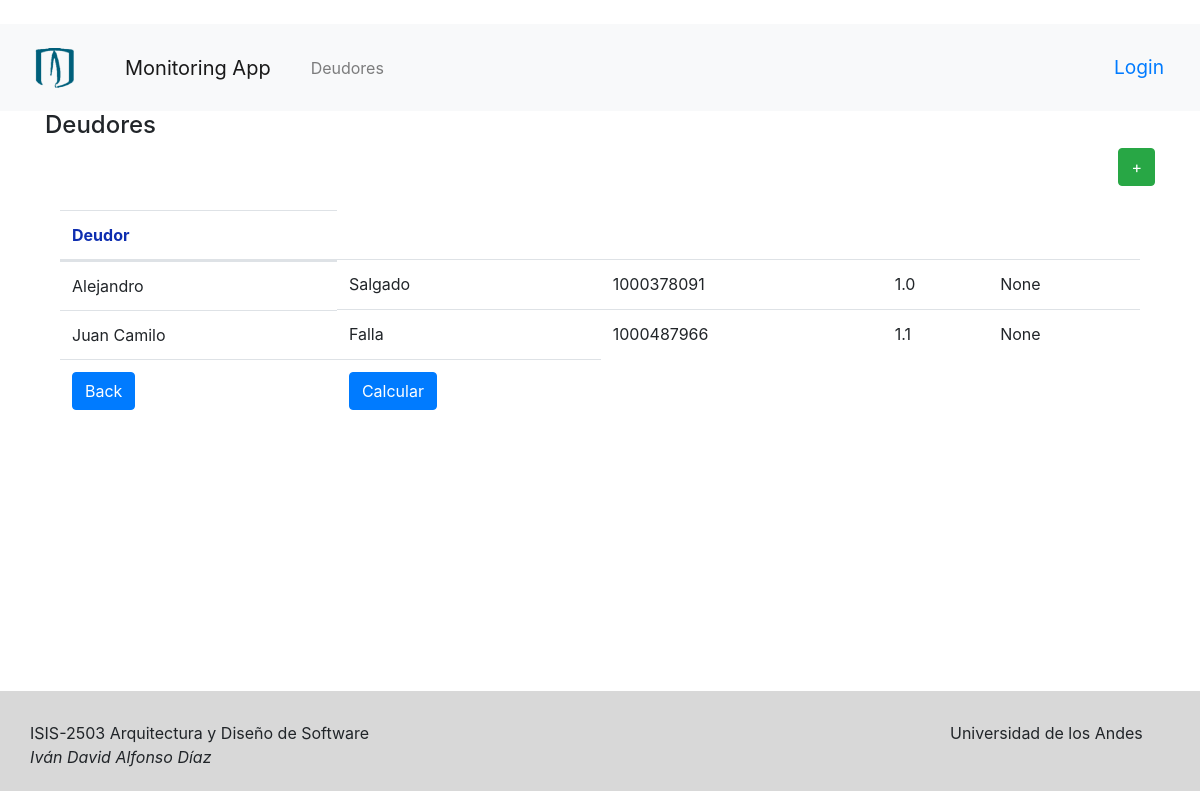
/deudores/, run on an earlier commit of the app's database.
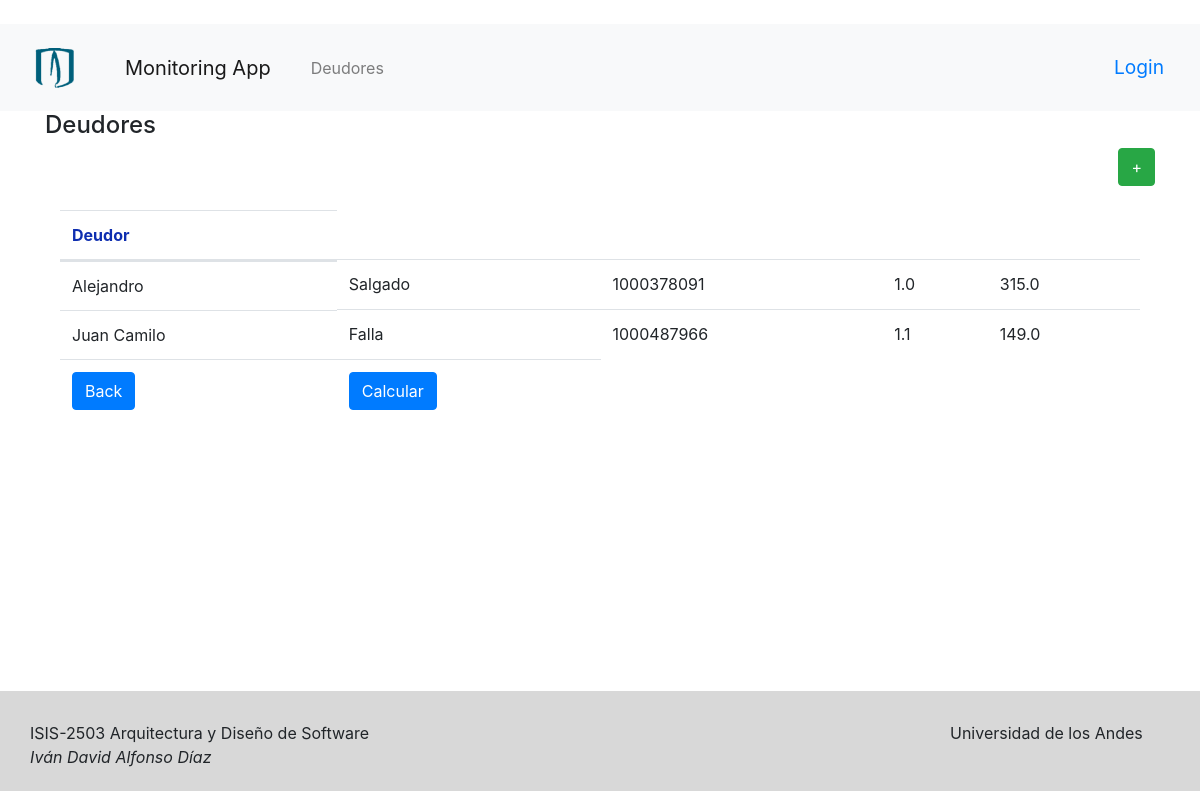
And on a later commit of the database.
### deudores/models.py (models this page shows, shortened)
class Deudor(models.Model):
    nombre = models.CharField(max_length=50)
    apellido = models.CharField(max_length=50)
    cedula = models.CharField(max_length=50)
    telefono = models.CharField(max_length=50)
    direccion = models.CharField(max_length=50)
    email = models.CharField(max_length=50)
    version = models.FloatField()
    creditscore = models.FloatField(default=None, null=True)

### deudores/views.py (the view)
# urls.py: path('deudores/', views.DeudorList, name='deudores'),
def DeudorList(request):
    deudores = get_deudores()
    context = { 'deudores': deudores}
    return render(request, 'deudor/deudores.html', context)

### deudores/logic/logic_deudores.py (called while the page is built)
def get_deudores ():
    queryset = Deudor.objects.all()
    return queryset

### deudores/templates/deudor/deudores.html (shortened to what this page needs)
{% extends 'bases/base.html' %}
{% block content %}
<div class="content">
    <div class="">
        <div class="page-header-title">
            <h4 class="page-title">Deudores</h4>
            <div style="text-align:right;">
                <button type="button" class="btn btn-success waves-effect waves-light"
                        onClick=" window.location.href='/variablecreate' " style="text-align:center;">+
                </button>
            </div>
        </div>
    </div>
    <br>
    <div class="page-content-wrapper">
        <div class="container">
            <div class="panel panel-default">
                <div class="panel-body">
                    <table class="table table-hover">
                        <thead>
                        <tr style="color:#0E2EB0">
                            <th>Deudor</th>
                        </tr>
                        </thead>
                        <tbody>
                        {% for var in deudores %}
                        <tr>
                            <td class="d-flex justify-content-between">
                                {{ var.nombre }}
                            </td>
                            <td>
                                {{ var.apellido }}
                            </td>
                            <td>
                                {{ var.cedula }}
                            </td>
                            <td>
                                {{ var.version }}
                            </td>
                            <td>
                                {{ var.creditscore }}
                            </td>
                        </tr>
                        {% endfor %}
                        <tr>
                            <td>
                                <button type="button" class="btn btn-primary waves-effect waves-light"
                                onClick=" window.location.href='/' ">
                                Back
                                </button>
                            </td>
                            <td>
                                <button type="button" class="btn btn-primary waves-effect waves-light"
                                        onClick=" window.location.href='/creditscore' ">
                                    Calcular
                                </button>
                            </td>
                        </tr>
                        </tbody>
                    </table>
                </div>
            </div>
        </div>
    </div>
</div>
{% endblock %}

What changed in the data, as far as the page shows it:
changed Deudor "Alejandro": creditscore "None" → "315.0"
changed Deudor "Juan Camilo": creditscore "None" → "149.0"
